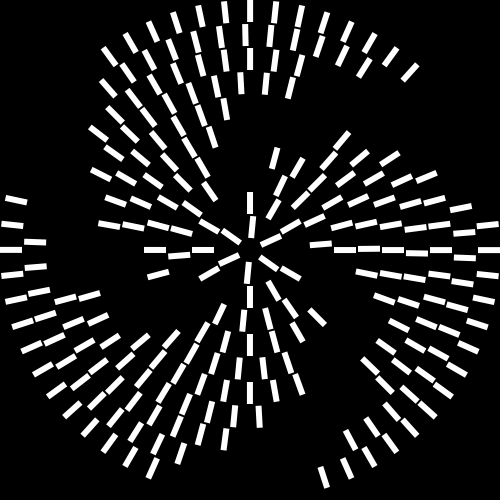
Frame 1 (no input)
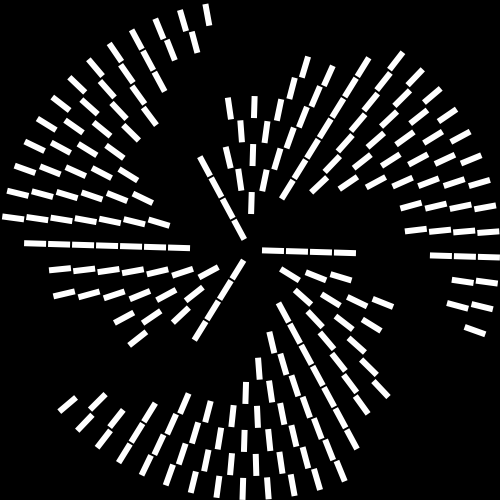
Frame 60 (the mouse pressed at the canvas centre just before this capture)
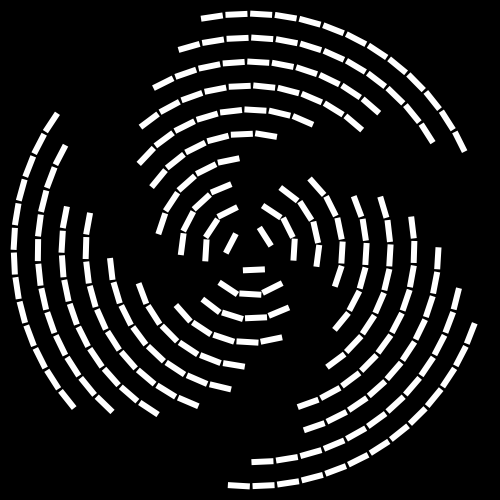
Frame 120 (the mouse held since frame 60 and released just before this capture)

The Processing sketch that drew these frames (run headless with seeded random() and noise(); from frame 60 on, the mouse is pressed at the canvas centre):

// Processing sketch: Elby_Mandy_aMaze
// ── Elby_Mandy_aMaze.pde

float trackSize = TAU/9.0; // change to PI for neat effect

float[] startMarkers;
float[] startMarkers2;

float test = 2;
float startMarkerSpeed;

void setup() {
  size(500, 500);
  colorMode(HSB);
  rectMode(CENTER);
  noStroke();

  startMarkers = new float[]{0, TAU/3, TAU/3*2};
  startMarkers2 = new float[]{0, TAU/3, TAU/3*2};
}

void draw() {
  background(0);

  translate(width/2, height/2);
  rotate(frameCount/2000.0f);

  // RINGS
  for (int ringIdx = 0; ringIdx < 10; ringIdx++) {
    int count = 6 + (ringIdx * 6);

    startMarkerSpeed = TAU / (60.0 * 5);

    // RING
    for (float c = 0; c < count; c++) {
      float i = ( c / count) * TAU;

      pushMatrix();

      if (ringIdx % 2 == 0) {
        rotate(-test);
      }

      rotate(i);
      translate(0, 20 + ringIdx * 24);

      // flippy flip!
      if (!mousePressed) {
        rotate(HALF_PI);
      }

      // I got super lazy here  :/
      int f = 0;
      for (int t = 0; t < 3; t++) {
        boolean fo = rotateIfInTrack(ringIdx % 2 == 0 ? startMarkers2[t] + ringIdx/5.0f : startMarkers[t] + ringIdx/5.0f, i);
        if (fo) {
          f++;
          //rect(1, 0, 2, 5);
        }
      }
      if (f == 0) {
        fill(255);
        rect(3, 0, 22, 6);
      }

      popMatrix();
    }
  }
  moveStartMarkers();
}

void moveStartMarkers() {
  float reverseSpeed = 1/2.f;

  for (int i = 0; i < 3; i++) {  
    startMarkers[i] = (startMarkers[i] + startMarkerSpeed) % TAU;
    startMarkers2[i] = (startMarkers2[i] + startMarkerSpeed * (1+reverseSpeed)) % TAU;
  }
  test += startMarkerSpeed * reverseSpeed;
}

boolean rotateIfInTrack(float m, float i) {
  float dist = 0;
  float mm = m % TAU;

  // inverse, since we want '0' to start near the edge of spinning
  if (i > mm && i < (mm + trackSize)) {
    dist = 1 - (i - mm)/(trackSize);
  } else if (i < mm - TAU + trackSize) {
    dist = (i + TAU - mm)/trackSize;
  }

  // 0 .. PI/2
  float r = (dist/.5f) * HALF_PI;

  if (r == 0) {
    return false;
  }

  float cappedRot = min(1, 3 * sin(r));
  fill( 64, 255 * cappedRot, 255);
  rotate(cappedRot * HALF_PI);

  return true;
}
